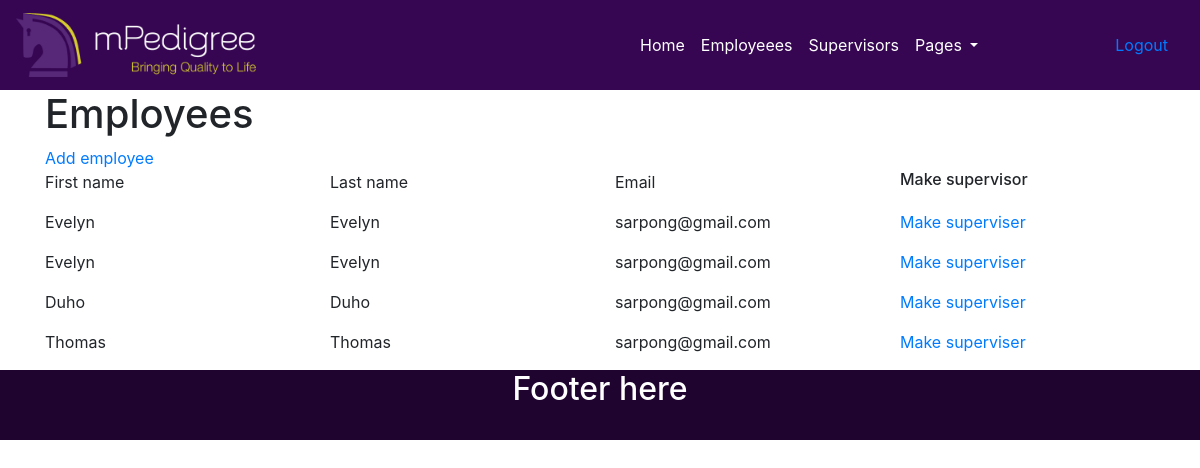
/employees/supervisors/add (signed in), run on the app's committed database.
### employees/models.py (models this page shows)
class Employee(models.Model):
    first_name = models.CharField(max_length=50)
    last_name = models.CharField(max_length=50)
    age = models.IntegerField()
    date_of_birth =models.DateField( auto_now=False, auto_now_add=False)
    date_of_employment = models.DateField(auto_now=False, auto_now_add=False)
    position =  models.CharField( max_length=50)
    salary = models.IntegerField(default=0)
    user_instance = models.ForeignKey("users.User", on_delete=models.CASCADE)
    is_supervisor = models.BooleanField(default = False)
    created_at = models.DateTimeField(auto_now=True, auto_now_add=False)
    updated_at = models.DateTimeField(auto_now=False, auto_now_add=True,null=True)

### users/models.py (models this page shows)
class User(AbstractBaseUser):
    id = models.UUIDField(primary_key=True, default=uuid.uuid4, editable=False)
    email = models.EmailField(
        verbose_name='email address',
        max_length=255,
        unique=True
        )
    is_active = models.BooleanField(default=True)
    is_staff = models.BooleanField(default=False)
    is_superuser = models.BooleanField(default=False)
    is_admin = models.BooleanField(default=False)
    USERNAME_FIELD = 'email'
    REQUIRED_FIELDS = []
    objects = UserManager()
    def __str__(self):
        return self.email

### employees/views.py (the view)
# urls.py: path('supervisors/add',addSupervisorView),
def addSupervisorView(request):
    employess = Employee.objects.filter(is_supervisor = False)
    return render(request,'add_supervisor.html',{'employees':employess})

### employees/templates/add_supervisor.html
{% extends 'base.html' %}
{% load static %}
{% block content %}
    <div class="">
    <h1>Employees</h1>
    <a href="/employees/add"> Add employee</a>
     {% if not employees %}
   <div class="main-title">
        <h3>
            Sorry
        </h3>
        <img width="45%" src="{% static 'images/not_found.png' %}" alt="" srcset="">
        <p>No employees added yet<br> <a href="/employees/supervisors/add">Click here to add an supervisor</a> </p>
    </div>
    {% else %}
        <div class="row">
      <div class="col-3 bold">
        <p>First name</p>
      </div>
      <div class="col-3 bold">
        <p class = "bold">Last name</p>
      </div>
      <div class="col-3">
        <p>Email</p>
      </div>
      <div class="col-3">
          <h6>Make supervisor</h6>
      </div>
    </div>
     <div class="row">
      {% for employee in employees %}
      <div class="col-3">
        <p>{{employee.first_name}}</p>
      </div>
      <div class="col-3">
         <p>{{employee.last_name}}</p>
      </div>
      <div class="col-3">
         <p>{{employee.user_instance}}</p>
      </div>
      <div class="col-3">
          <p> <a href="add/{{employee.id}}">Make superviser</a> </p>
      </div>
      {% endfor %}
    </div>
    {% endif %}
    </div>
{% endblock content %}

### static/css/base.css (style rules this page uses)
:root { font-weight: normal; }
body { font-family: "Montserrat", sans-serif; font-weight: normal; font-style: normal; overflow-x: hidden; }
* { margin: 0; padding: 0; -webkit-box-sizing: border-box; -moz-box-sizing: border-box; box-sizing: border-box; }

### data on the page
Employee: first_name "Evelyn", last_name "Evelyn", user_instance "sarpong@gmail.com"
Employee: first_name "Evelyn", last_name "Evelyn", user_instance "sarpong@gmail.com"
Employee: first_name "Duho", last_name "Duho", user_instance "sarpong@gmail.com"
Employee: first_name "Thomas", last_name "Thomas", user_instance "sarpong@gmail.com"
